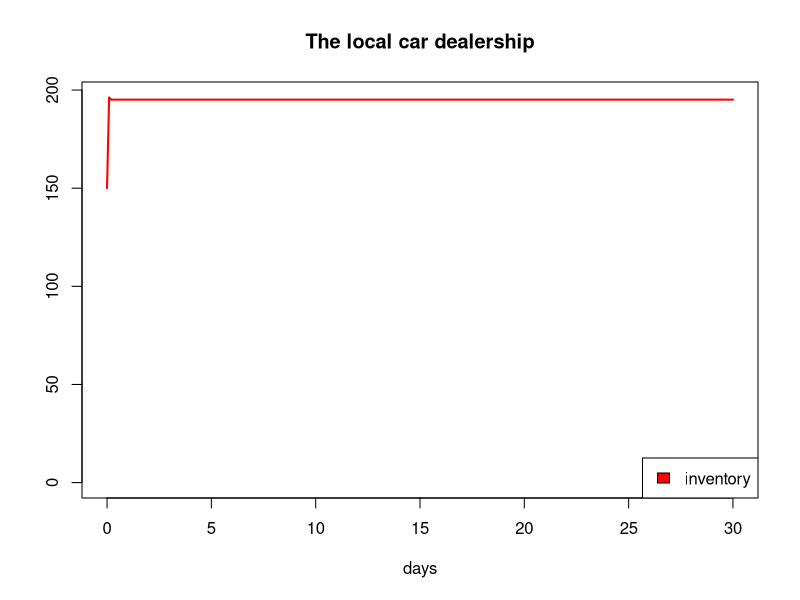

Source code (R):

# Meadows ch.2 Car dealership example (Fig. 29) -- version 1.0
# no delays (perception, response, or delivery)
# CPSC 420 -- spring 2016

# Set up time. (delta.t and time vector).
delta.t <- .1   # days
time <- seq(0,30,delta.t)

# itot() and ttoi() functions (if desired).
itot <- function(i) (i-1)*delta.t + 0
ttoi <- function(t) (t-0)/delta.t + 1

# Simulation parameters (inputs).
customer.demand <- .25  # (cars/day)/car  (demand prop. to inventory)
stocking.factor <- 10  # cars/(cars/day)
lot.size <- 200        # cars

orders <- 0    # cars/day
sales <- 0     # cars/day

# Stocks. (Create a vector and an initial condition for each.)
inventory <- vector(length=length(time))
inventory[1] <- 150

# Simulation loop. 
# For each slice of simulated time,
for (i in 2:length(time)) {

    # Compute the values of all the flows, based on previous stock values.

    sales <- customer.demand * inventory[i-1]
    perceived.sales <- sales   # NO perception delay.

    desired.inventory <- 
        min(lot.size, perceived.sales * stocking.factor)
    discrepancy <- inventory[i-1] - desired.inventory # pos = enough

    # NO response delay.
    orders <- max(0,-discrepancy) / delta.t  # The less cool Stephen way
#   orders <- abs(min(0,discrepancy)) # The COOOOOL Alex way

    deliveries <- orders   # NO delivery delay.

    # Compute the values of all the derivatives of the stocks ("primes").
    inventory.prime <- deliveries - sales

    # Compute all the new stock values (including any derived stocks).
    inventory[i] <- inventory[i-1] + inventory.prime * delta.t

}

# Plot and analyze.
all.values <- c(0,inventory)
plot(time,inventory,type="l",col="red",lwd=2,ylim=range(all.values),
    xlab="days",ylab="",main="The local car dealership")
legend("bottomright",fill="red",legend="inventory")
